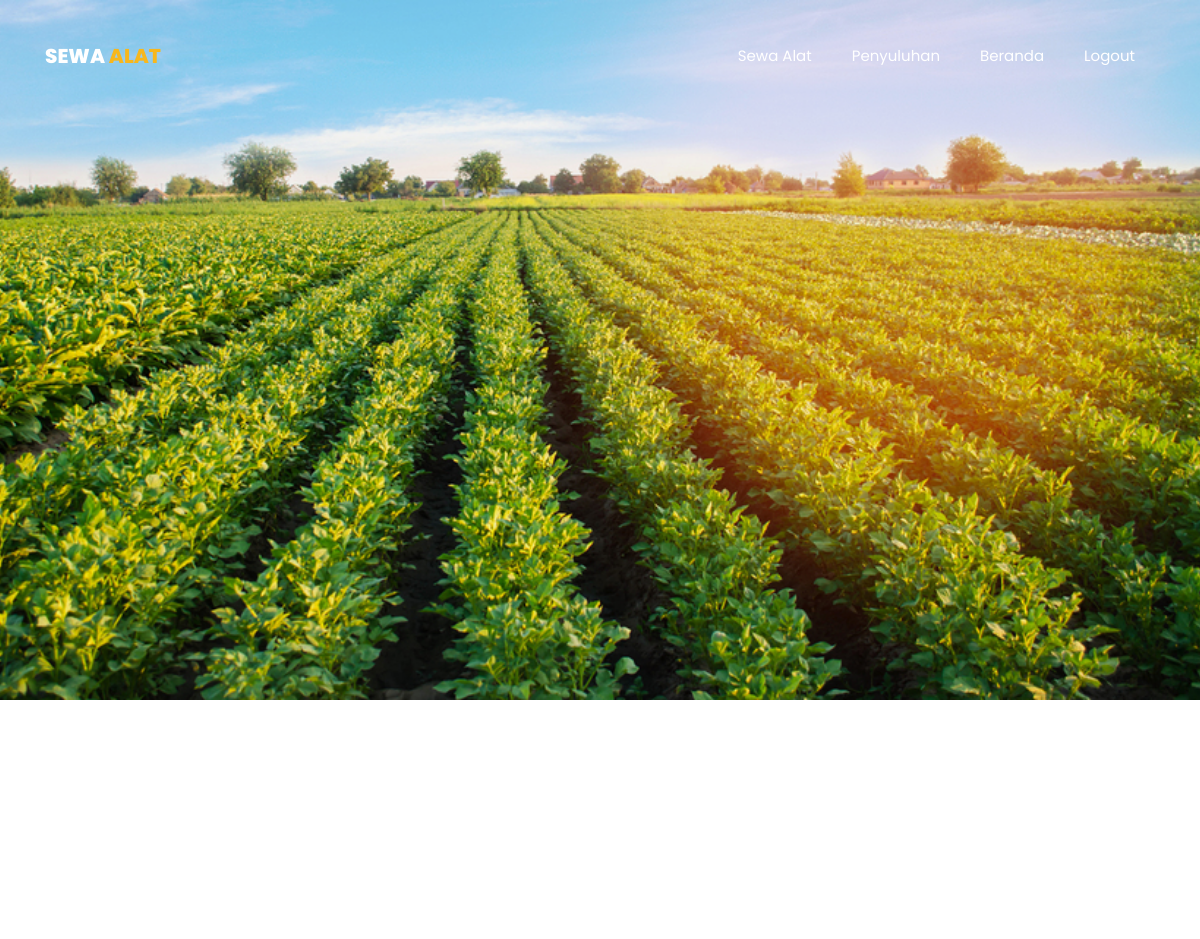
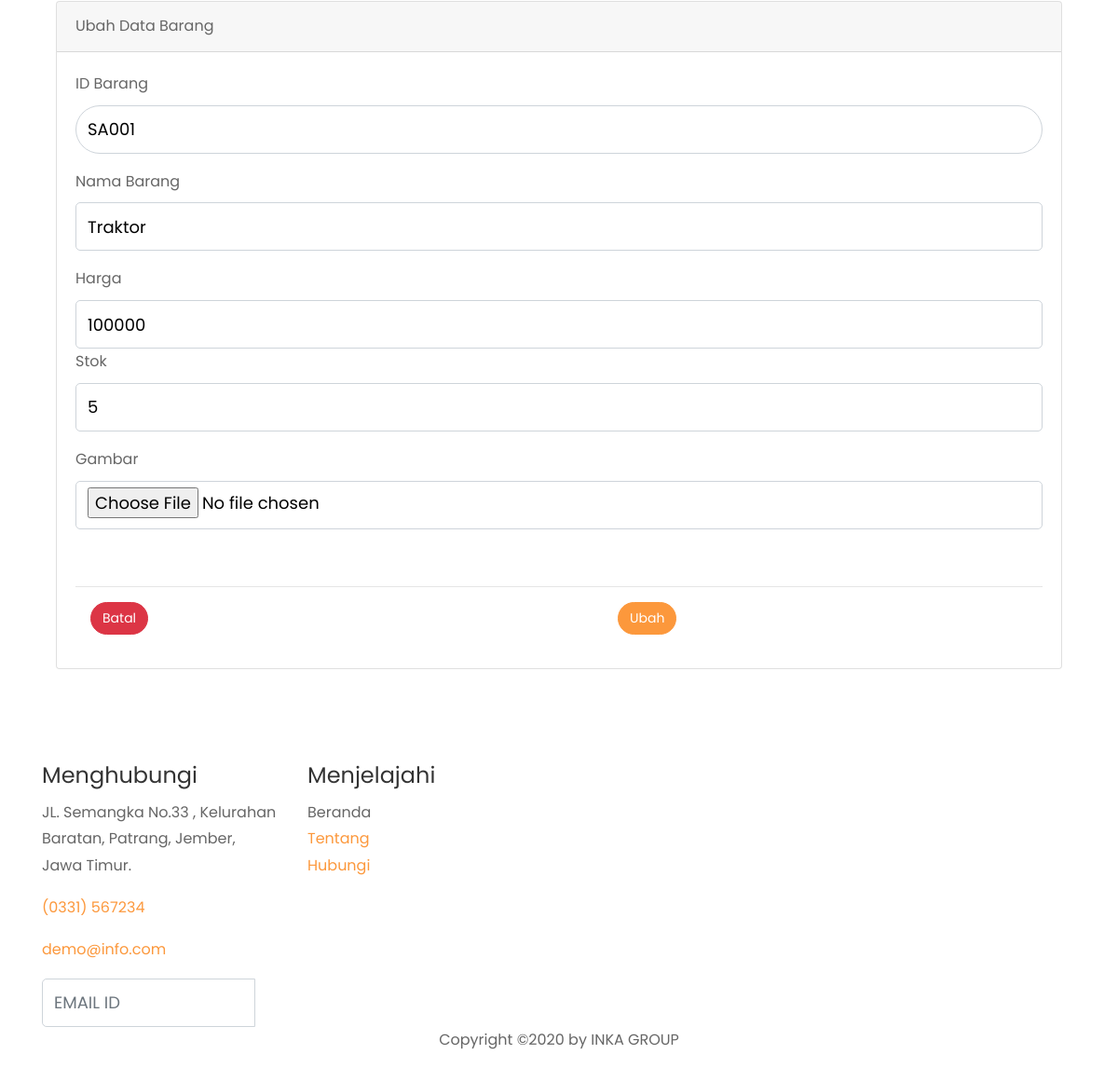
Page /sewaalat/editbarang_admin.php?id=SA001 on the committed database (2 pictures, top to bottom).
### tables this page shows
CREATE TABLE `barang` (
  `id_barang` varchar(5) NOT NULL,
  `nama_barang` varchar(20) NOT NULL,
  `harga` int(11) NOT NULL,
  `stok` int(11) NOT NULL,
  `gambar` varchar(255) NOT NULL
);

### sewaalat/fungsieditbarang_admin.php (called while the page is built, shortened)
<?php
$conn = mysqli_connect("localhost","root","","sinisa");
function tampil($query){
	global $conn;
	$result = mysqli_query($conn,$query);
	$rows = [];
	while ($row  = mysqli_fetch_assoc($result)) {
		$rows[] = $row;
	}
		return $rows;
	}
 ?>

### sewaalat/editbarang_admin.php (the view, shortened to what this page needs)
<?php
require 'fungsieditbarang_admin.php';
$id_barang = $_GET["id"];
$data = tampil("SELECT * FROM barang WHERE id_barang='$id_barang'")[0];
 ?>
<!DOCTYPE html>
<html lang="en">
  <head>
    <link rel="stylesheet" href="css/open-iconic-bootstrap.min.css">
    <link rel="stylesheet" href="css/animate.css">
    <link rel="stylesheet" href="css/owl.carousel.min.css">
    <link rel="stylesheet" href="css/owl.theme.default.min.css">
    <link rel="stylesheet" href="css/magnific-popup.css">
    <link rel="stylesheet" href="css/aos.css">
    <link rel="stylesheet" href="css/ionicons.min.css">
    <link rel="stylesheet" href="css/bootstrap-datepicker.css">
    <link rel="stylesheet" href="css/jquery.timepicker.css">
    <link rel="stylesheet" href="css/flaticon.css">
    <link rel="stylesheet" href="css/icomoon.css">
    <link rel="stylesheet" href="css/style.css">
  </head>
  <body>
	  <nav class="navbar navbar-expand-lg navbar-dark ftco_navbar bg-dark ftco-navbar-light" id="ftco-navbar">
	    <div class="container">
	      <a class="navbar-brand" href="">SEWA <span>ALAT</span></a>
	      <div class="collapse navbar-collapse" id="ftco-nav">
	        <ul class="navbar-nav ml-auto">
	          <li class="nav-item"><a href="sewaadmin.php" class="nav-link">Sewa Alat</a></li>
            <li class="nav-item"><a href="../../penyuluhan/cobaindexpenyuluhan.php" class="nav-link">Penyuluhan</a></li>
            <li class="nav-item"><a href="../../index.php" class="nav-link">Beranda</a></li>
            <li class="nav-item"><a href="../../logout.php" class="nav-link">Logout</a></li>
	        </ul>
	      </div>
	    </div>
	  </nav>
    <section class="hero-wrap hero-wrap-2 js-fullheight" style="background-image: url('../../beranda/images/sawah.jpg');" data-stellar-background-ratio="0.5">
      <div class="overlay"></div>
      <div class="container">
        <div class="row no-gutters slider-text js-fullheight align-items-end justify-content-start">
        </div>
      </div>
    </section>
    <section class="ftco-section">
    	<div class="container">
        <div class="row d-flex mb-5 contact-info justify-content-center">
            <div class="col-md-8">
          </div>
        </div>
        <div class="table-responsive">
        <div class="container">
          <div class="card card-login mx-auto mt-5">
            <div class="card-header">Ubah Data Barang</div>
              <div class="card-body">
                <form method="POST" action="">
                  <div class="form-group">
                      <label for="nama">ID Barang</label>
                        <input type="text" class="form-control rounded-pill" name="id_barang" id="id_barang" required value="<?= $data["id_barang"]; ?>">
              </div>
              <div class="form-group">
                <label for="nama">Nama Barang</label>
                        <input type="text" class="form-control" name="nama_barang" id="nama_barang" placeholder="Nama Barang" required value="<?= $data["nama_barang"]; ?>">
              </div>
              <div class="form-group">
                <label for="nama">Harga</label>
                        <input type="text" class="form-control" name="harga" id="harga" placeholder="Harga" value="<?= $data["harga"]; ?>"" required >
              <div class="form-group">
                <label for="nama">Stok</label>
                        <input type="text" class="form-control" name="stok" id="stok" placeholder="Stok" value="<?= $data["stok"]; ?>"" required>
              </div>
             <div class="form-group">
                <label for="nama">Gambar</label>
                        <input type="file" class="form-control" name="gambar" id="gambar" placeholder="Gambar" value="<?= $data["gambar"]; ?>" required>
              </div>
                    <br><hr>
                    <div class="row">
                      <div class="left col-md-6">
                        <a href="daftarpenyewa_admin.php" class="btn btn-danger rounded-pill ml-3">Batal</a>
                      </div>
                    <div class="right col-md-6">
                      <button class="btn btn-primary rounded-pill ml-5" type="submit" name="submit">Ubah</button>
                    </div>
                  </div>
                </form>
              </div>
            </div>
          </div>
        </div>
      </div>
    </section>
        <footer>
                <div class="container">
                    <div class="row">
                        <div class="col-md-3 col-sm-6 col-xs-12 width-set-50">
                            <div class="footer-details">
                                <h4>Menghubungi</h4>
                                <ul class="list-unstyled footer-contact-list">
                                    <li>
                                        <p>JL. Semangka No.33 , Kelurahan Baratan, Patrang, Jember, Jawa Timur.</p>
                                    </li>
                                    <li>
                                        <p><a href="tel:+1-202-555-0100"> (0331) 567234</a></p>
                                    </li>
                                    <li>
                                        <p><a href="mailto:demo@info.com"> demo@info.com</a></p>
                                    </li>
                                </ul>
                                <div class="input-group" id="subscribe">
                                    <input type="text" class="form-control subscribe-box" value="" name="subscribe" placeholder="EMAIL ID">
                                    <span class="input-group-btn">
                                        <button type="button" class="btn subscribe-button"><i class="fa fa-paper-plane fa-lg"></i></button>
                                    </span>
                                </div>
                            </div>
                        </div>
                        <div class="col-md-3 col-sm-6 col-xs-12 width-50 width-set-50">
                            <div class="footer-details">
                                <h4>Menjelajahi</h4>
                                <ul class="list-unstyled footer-links">
                                    <li class="active"><a>Beranda</a></li>
                                    <li><a href="about.html">Tentang</a></li>
                                    <li> <a href="contact.html">Hubungi</a></li>
                                </ul>
                            </div>
                        </div>
                    </div>
                    <div class="row">
          <div class="col-md-12 text-center">
            <p>
  Copyright &copy;<script>document.write(new Date().getFullYear());</script> by <a>INKA GROUP</a>
  </p>
          </div>
        </div>
                </div>
            </footer>
</body>
</html>

### rows in the picture
barang: id_barang "SA001", nama_barang "Traktor", harga "100000", stok "5"
